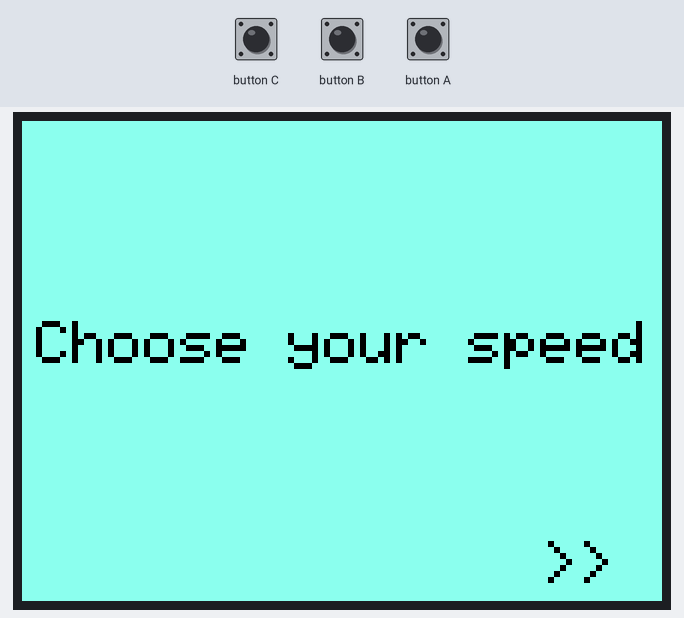
The program below on a simulated ESP32. Parts: 320×240 colour display. The test bench sets the inputs (shaded band). WiFi joins after 1.5 s; servers stay silent unless stated; no MQTT or app messages arrive unless stated; what the program prints to the serial monitor is not drawn.

Above: at 2.9 s.
3.0 s: button C pressed for 0.15 s
At 4.3 s:
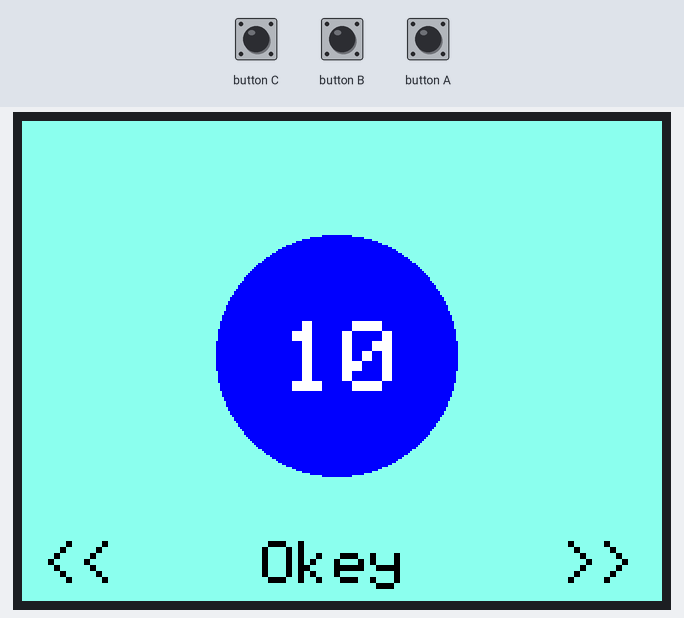
4.7 s: button B pressed for 0.15 s
At 6.1 s:
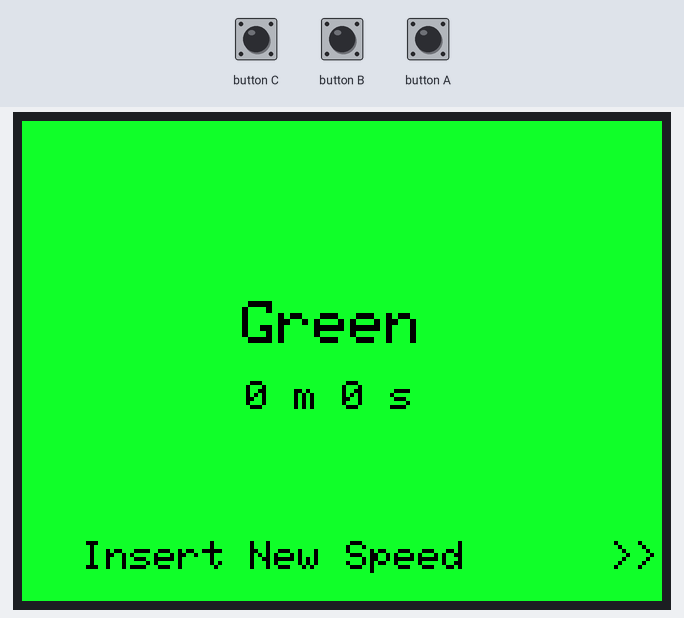
6.4 s: button C pressed for 1 s
At 8.9 s:
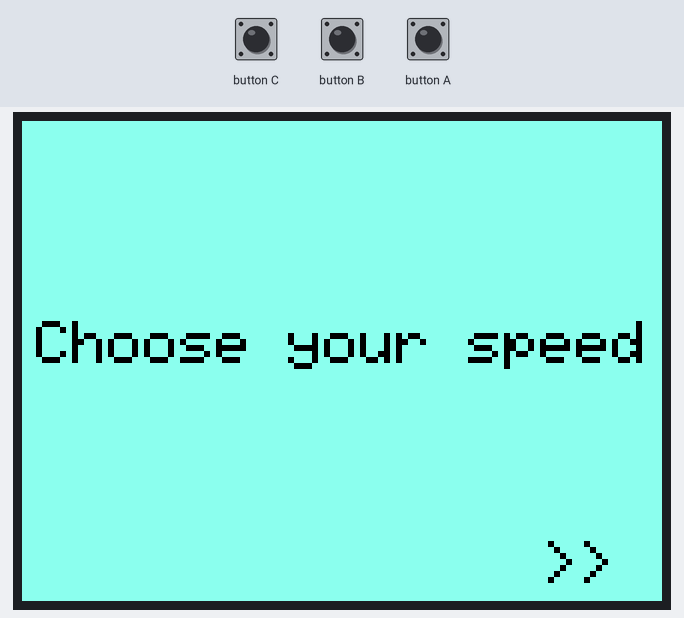
11.9 s: button C pressed for 3.2 s
At 12.7 s:
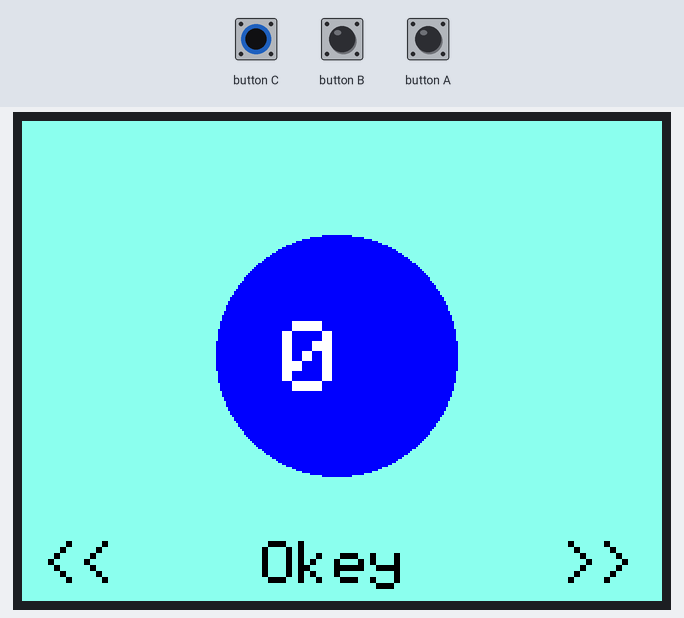
Timing chart, 0 to 14.9 s (numbered marks = the images above; inputs shaded):
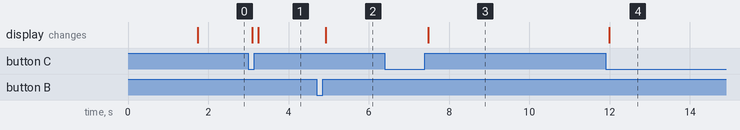

Measured:
- after the input at 3.0 s, the display: first changes after 0.09 s (image 1 shows a later state)
- after the input at 4.7 s, the display: changes after 0.23 s (image 2)
- after the input at 6.4 s, the display: changes after 1.1 s (image 3)
- after the input at 11.9 s, the display: changes after 0.09 s (image 4)

The program:

main.cpp
```cpp
#include <Arduino.h>
#include <M5Stack.h>
#include <Arduino.h>      //? Main Arduino Lib Framework
#include <WiFi.h>         //? Connect WiFi
#include <PubSubClient.h> //? Client MQTT
#include <ArduinoJson.h>

const unsigned int BG = M5.Lcd.color565(139, 254, 235);
const unsigned int R = M5.Lcd.color565(255, 29, 30);
const unsigned int Y = M5.Lcd.color565(255, 255, 0);
const unsigned int G = M5.Lcd.color565(18, 253, 42);
int state = 0;
int i = 0;
float t = 0.00;
int time_ = 0;

void callback(char *topic, byte *payload, unsigned int length);
void mqttReconnect();
void mqttSetup();
void wifiSetup();
void mqttTestPub();
void pubJSON();
void start();
void speed();

#define WiFi_STA_USERNAME "ILoveKmitl"       //? WiFi UserName
#define WiFi_STA_PASSWORD "1234567890" //? WiFi Password

#define MQTT_SERVER "soldier.cloudmqtt.com" //?Server URLS
#define MQTT_PORT 	16521                   //? Server Port
#define MQTT_USERNAME "Saturn"               //? MQTT UserName
#define MQTT_PASSWORD "Nut24212543"            //? MQTT Password
#define MQTT_NAME "ESP32_1"

#define Intervals 500 //? Global Interval Time
unsigned long long previousMillis_WiFi = 0,
                   previousMillis_MQTT = 0,
                   previousMillis_PUB = 0;

#define MQTT_SUB_TEST "/distance" //? Test MQTT Only
#define MQTT_SUB_JSON "/NODE_RED/JSON"
WiFiClient client;         //? Create TCP Connection
PubSubClient mqtt(client); //? Create Mqtt over WiFiClient
float input ;

void start()
{
  M5.Lcd.fillScreen(BG);
  M5.Lcd.setTextColor(BLACK);
  M5.Lcd.setTextSize(3);
  M5.Lcd.setCursor(7, 100);
  M5.Lcd.printf("Choose your speed");
  M5.Lcd.setCursor(260, 210);
  M5.Lcd.printf(">>");
}

void speed()
{
  M5.Lcd.fillScreen(BG);
  M5.Lcd.fillCircle(157,117,60,BLUE);
  M5.Lcd.setTextColor(WHITE);
  M5.Lcd.setTextSize(5);
  M5.Lcd.setCursor(130, 100);
  M5.Lcd.printf("%d",i);
  M5.Lcd.setTextSize(3);
  M5.Lcd.setCursor(10, 210);
  M5.Lcd.setTextColor(BLACK);
  M5.Lcd.printf("<<");
  M5.Lcd.setCursor(120, 210);
  M5.Lcd.printf("Okey");
  M5.Lcd.setCursor(270, 210);
  M5.Lcd.printf(">>");

}


String check(float input)
{
  String light;

  int a;
  t = input / (i * (5.00 / 18.00));
  time_ = (int)t / 60 ;
  a = t / 125.0;
  t = t - (a * 125);

  if (t <= 60)
  {
    light = "Green";
  }
  else if (t <= 65)
  {
    light = "Yellow";
  }
  else
  {
    light = "Red";
  }

  Serial.println(light);
  return light;

}


void ans()
{ //assight
  String a;
  a = check(input);
   // Serial.println(input);
  M5.Lcd.setTextSize(3);
  M5.Lcd.setCursor(110, 90);
  if (a == "Green")
   {
     M5.Lcd.fillScreen(G);
    M5.Lcd.println("Green");
    M5.Lcd.setTextSize(3);

   }
  else if (a == "Yellow")
   {
      M5.Lcd.fillScreen(Y);
      M5.Lcd.println("Yellow");
   }
  else if (a == "Red")
   {
     M5.Lcd.fillScreen(R);
     M5.Lcd.println("Red");
    }
  M5.Lcd.setTextSize(2);
  M5.Lcd.setCursor(100, 130);
  M5.Lcd.printf(" %d m %d s",time_,(int)t%60);

   M5.Lcd.setTextSize(2);
  M5.Lcd.setCursor(30, 210);
  M5.Lcd.printf("Insert New Speed      >>");

}

void setup()
{
  // put your setup code here, to run once:
   Serial.begin(115200);
  Serial.println();
  wifiSetup();
  mqttSetup();
  m5.begin();
  start();
}

void loop()
{
  if (mqtt.connected() == false)
  {
    mqttReconnect();
  }
  else
  {
    mqtt.loop();
    pubJSON();
  }


  if (state == 0 && M5.BtnC.wasPressed())
  {

    state++;
    speed();
  }

  if (state == 1 && M5.BtnC.wasReleased())
  {
    i += 10;
    speed();
  }
  else if (state == 1 && M5.BtnA.wasReleased() && i != 10)
  {
    i -= 10;
    speed();
  }

  if (state == 1 && M5.BtnB.wasReleased())
  {
    if (i > 90)
    { /*
      M5.Lcd.setCursor(30, 110);
      M5.Lcd.fillScreen(R);
      M5.Lcd.setTextColor(WHITE);
      M5.Lcd.setTextSize(5);
      M5.Lcd.println("FUCK YOU");
      */
      M5.Speaker.tone(300);
      delay(150);
      M5.Speaker.mute();

      M5.Lcd.setCursor(10, 110);
      M5.Lcd.fillScreen(R);
      M5.Lcd.setTextColor(WHITE);
      M5.Lcd.setTextSize(3);
      M5.Lcd.println("Your speed illegal");
      delay(2000);
      i = 0;
      state=0;

      start();
    }
    else
    {
      state++;
      ans();
    }
  }
  if (state == 2 && M5.BtnC.wasReleased())
  {
    state=0;
    start();
    i=0;
  }
  M5.update();
}

void wifiSetup()
{
  Serial.println();
  Serial.println();
  Serial.print("Connecting to ");
  Serial.println(WiFi_STA_USERNAME);

  //* WiFi Connection
  WiFi.mode(WIFI_STA);
  WiFi.begin(WiFi_STA_USERNAME, WiFi_STA_PASSWORD);

  Serial.print("Status: [");
  while (WiFi.status() != WL_CONNECTED)
  {
    //* Time Loop Uss Millis
    unsigned long currentMillis = millis(); //? Store Current time
    if (currentMillis - previousMillis_WiFi > Intervals)
    {
      previousMillis_WiFi = currentMillis; //? Save Current time
      Serial.print("=");
    }
  }
  Serial.println("] 100%");

  Serial.println("--- WiFi Connected ---");
  Serial.print("IP Address: ");
  Serial.println(WiFi.localIP());
}

void mqttSetup()
{
  mqtt.setServer(MQTT_SERVER, MQTT_PORT); //? Set Destination Server
  mqtt.setCallback(callback);             //? Set Callback Function
  Serial.println("--- MQTT Connected ---");
}

void callback(char *topic, byte *payload, unsigned int length)
{
  payload[length] = '\0';
  String topic_str = topic, payload_str = (char *)payload;
  Serial.println("[" + topic_str + "]: " + payload_str);

  if (topic_str ==MQTT_SUB_JSON)
  {
    Serial.println("---Start JSON Process ---");
    const size_t capacity = JSON_OBJECT_SIZE(3);
    DynamicJsonDocument doc(capacity);

    deserializeJson(doc,payload,length);
  const char *title,*label,*status;

  title = doc["title"];
  label = doc["label"];
  status = doc["status_"];

  Serial.println("title : "+String(title)+" | "+
                  "label : "+String(label)+" | "+
                  "status : "+String(status));
  Serial.println("---END JSON Process ---");
  }
  if(topic_str.equals("/distance")){
    input = payload_str.toFloat();
    Serial.println("Print :" +String(input) );
  }
}

void mqttReconnect()
{
  Serial.println("MQTT Connecting ");
  Serial.print("Status: [");
  while (mqtt.connected() == false)
  {
    mqtt.connect(MQTT_NAME, MQTT_USERNAME, MQTT_PASSWORD); //? Reconnect To Server

    //* Time Loop
    unsigned long currentMillis = millis(); //? Store Current time
    if (currentMillis - previousMillis_MQTT > Intervals)
    {
      previousMillis_MQTT = currentMillis; //? Save Current time
      Serial.print("=");
    }
  }
  Serial.println("] 100%");
  Serial.println("--- MQTT Reconnected ---");

  if (mqtt.connect(MQTT_NAME, MQTT_USERNAME, MQTT_PASSWORD))
  {
    Serial.println("connected : " + String(MQTT_SUB_TEST));
    mqtt.subscribe(MQTT_SUB_TEST);
     Serial.println("connected : " + String(MQTT_SUB_JSON));
    mqtt.subscribe(MQTT_SUB_JSON);
  }
  else
  {
    Serial.println("--- failed ---");
  }
}

void mqttTestPub()
{
  unsigned long currentMillis = millis(); //? Store Current time
  if (currentMillis - previousMillis_PUB > Intervals)
  {
    previousMillis_PUB = currentMillis; //? Save Current time

    mqtt.publish(MQTT_SUB_TEST, "Hello From M5GO");
    }
}

void pubJSON()

{

  unsigned long currentMillis = millis(); //? Store Current time

  if (currentMillis - previousMillis_PUB > 500)

  {

    previousMillis_PUB = currentMillis; //? Save Current time

    const size_t capacity = JSON_OBJECT_SIZE(3);

    DynamicJsonDocument doc(capacity);

    char buffer[512];


    doc["title"] = "test1";

    doc["duration"] = 10;

    doc["status"] = "Todo";


    serializeJson(doc, buffer);


    //mqtt.publish("/in", buffer);

  }

}
```
